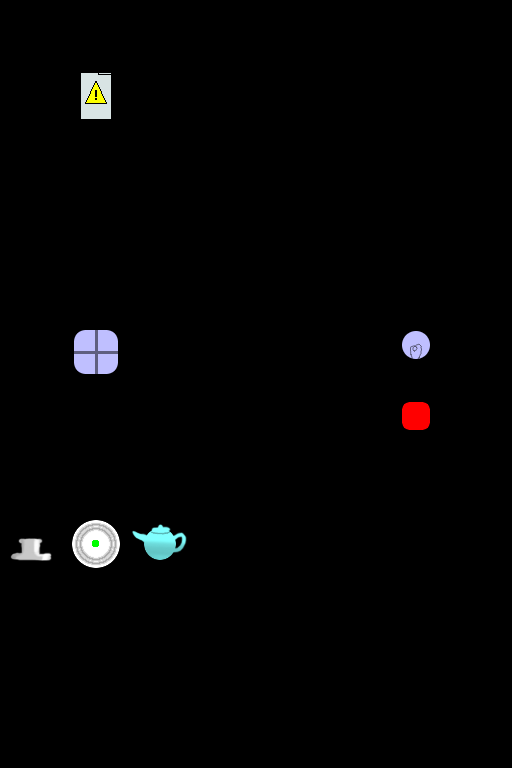

The image is a tile-based game level rendered from a .tmx file. Its description and complete source (layers, tilesets, objects, tile grids) follow:
An orthogonal 8x12 tile map with 64x64 px tiles, 3 tile layers (Wires, Wires2, Widgets).

<map version="1.0" tiledversion="1.0.1" orientation="orthogonal" renderorder="right-down" width="8" height="12" tilewidth="64" tileheight="64" nextobjectid="2">
 <tileset firstgid="1" source="../widget_tileset.tsx" />
 <layer name="Wires" width="8" height="12">
  <data encoding="csv">
0,0,0,0,0,0,0,0,
0,5,0,0,0,0,0,0,
0,0,0,0,0,0,0,0,
0,0,0,0,0,0,0,0,
0,0,0,0,0,0,0,0,
0,0,0,0,0,0,0,0,
0,6,0,0,0,0,6,0,
0,6,0,0,0,0,0,0,
0,0,0,0,0,0,0,0,
0,0,0,0,0,0,0,0,
0,0,0,0,0,0,0,0,
0,0,0,0,0,0,0,0
</data>
 </layer>
 <layer name="Wires2" width="8" height="12">
  <data encoding="csv">
0,0,0,0,0,0,0,0,
0,0,0,0,0,0,0,0,
0,0,0,0,0,0,0,0,
0,0,0,0,0,0,0,0,
0,0,0,0,0,0,0,0,
0,0,0,0,0,0,0,0,
0,0,0,0,0,0,0,0,
0,0,0,0,0,0,0,0,
0,0,0,0,0,0,0,0,
0,0,0,0,0,0,0,0,
0,0,0,0,0,0,0,0,
0,0,0,0,0,0,0,0
</data>
 </layer>
 <layer name="Widgets" width="8" height="12">
  <data encoding="csv">
0,0,0,0,0,0,0,0,
0,7,0,0,0,0,0,0,
0,0,0,0,0,0,0,0,
0,0,0,0,0,0,0,0,
0,0,0,0,0,0,0,0,
0,3,0,0,0,0,1,0,
0,0,0,0,0,0,2,0,
0,0,0,0,0,0,0,0,
11,12,10,0,0,0,0,0,
0,0,0,0,0,0,0,0,
0,0,0,0,0,0,0,0,
0,0,0,0,0,0,0,0
</data>
 </layer>
</map>
